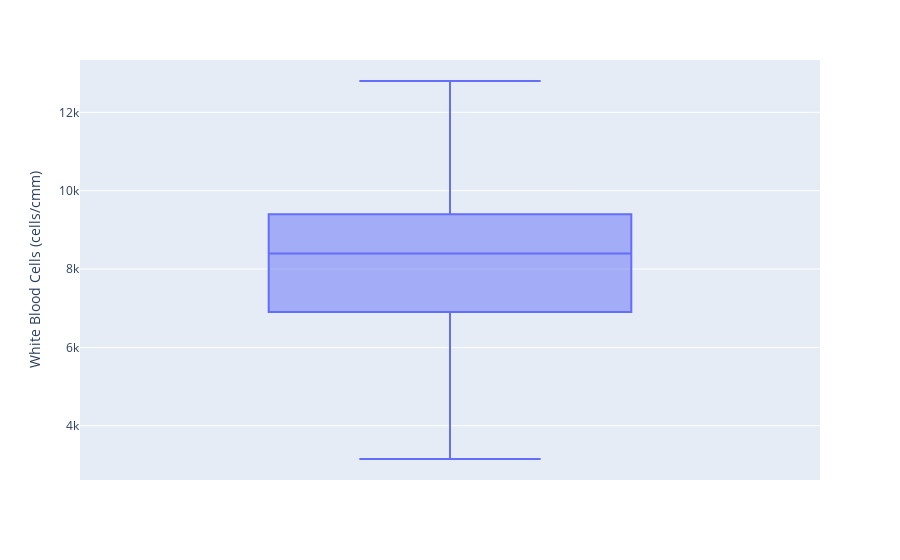

The notebook cell saved with this chart:
### Code cell
fig1 = px.box(df['White Blood Cells (cells/cmm)'],y='White Blood Cells (cells/cmm)')
fig1.show()

### Figure 1 — Plotly figure (JSON) as saved in the notebook; plotly's stock layout.template omitted (floating-point values rounded to 4 significant figures; data arrays with more than 128 entries replaced by an {"elided": "..."} marker saying what was removed)
{"data": [{"alignmentgroup": "True", "hovertemplate": "White Blood Cells (cells/cmm)=%{y}<extra></extra>", "legendgroup": "", "marker": {"color": "#636efa"}, "name": "", "notched": false, "offsetgroup": "", "orientation": "v", "showlegend": false, "type": "box", "x0": " ", "xaxis": "x", "y": {"elided": "400 float values"}, "y0": " ", "yaxis": "y"}], "layout": {"boxmode": "group", "legend": {"tracegroupgap": 0}, "margin": {"t": 60}, "xaxis": {"anchor": "y", "domain": [0, 1]}, "yaxis": {"anchor": "x", "domain": [0, 1], "title": {"text": "White Blood Cells (cells/cmm)"}}}}
